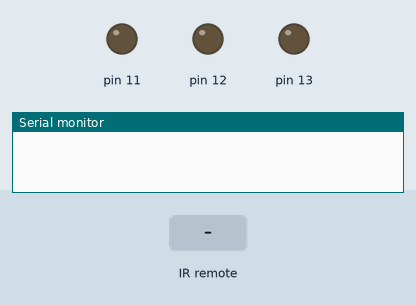
A sketch run on a simulated Arduino Uno, built with avr-gcc and run on an emulated ATmega328P. Shown: output pins drawn as LEDs (lit = HIGH), the last lines printed to the serial monitor. The inputs (shaded band) are chosen by the test bench.

Above: at 1.2 s.
1.3 s: infrared code 0xFF30CF received
At 2.0 s:
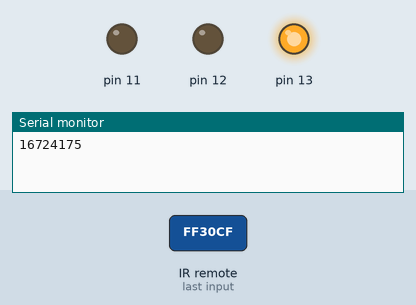
2.8 s: infrared code 0xFF18E7 received
At 3.1 s:
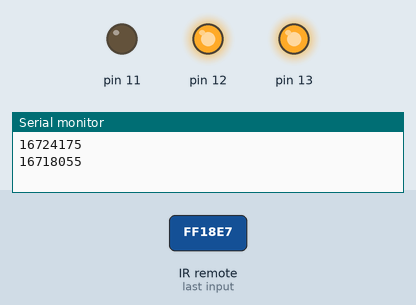
4.3 s: infrared code 0xFF10EF received
At 5.4 s:
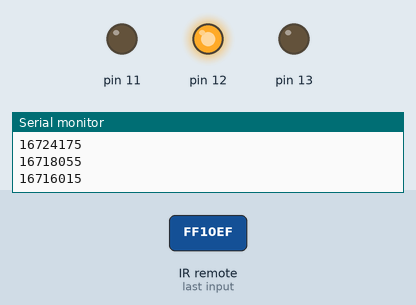
5.8 s: infrared code 0xFF7A85 received
At 6.6 s:
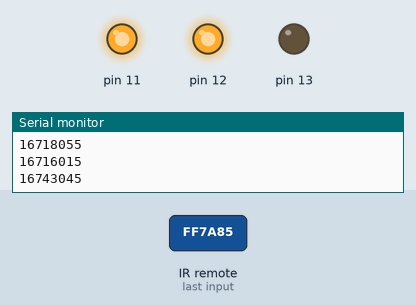
7.3 s: infrared code 0xFF38C7 received
At 7.7 s:
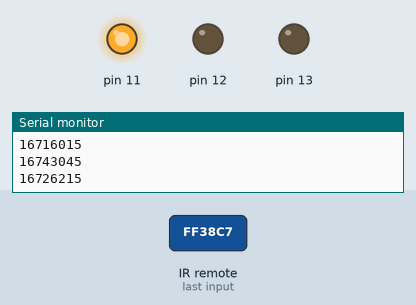
8.8 s: infrared code 0xFF5AA5 received
At 10.1 s:
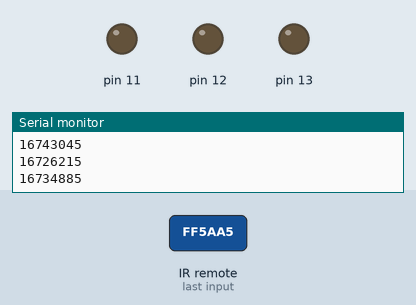
Timing chart, 0 to 11.3 s (numbered marks = the images above; inputs shaded):
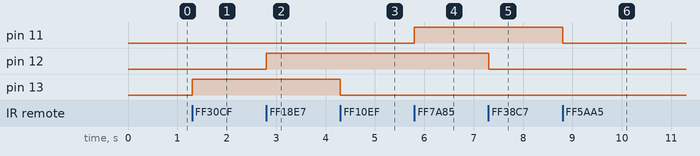

Measured:
- after the input at 1.3 s, pin 13: LOW → HIGH at once
- after the input at 2.8 s, pin 12: LOW → HIGH at once
- after the input at 4.3 s, pin 13: HIGH → LOW at once
- after the input at 5.8 s, pin 11: LOW → HIGH at once
- after the input at 7.3 s, pin 12: HIGH → LOW at once
- after the input at 8.8 s, pin 11: HIGH → LOW at once

The sketch:

ik.ino
```cpp
#include <IRremote.h> // подключаем библиотеку для IR приемника

IRrecv irrecv(A0); // указываем пин, к которому подключен IR приемник
decode_results results;

void setup() {
   irrecv.enableIRIn();  // запускаем прием инфракрасного сигнала
   Serial.begin(9600); // подключаем монитор порта
   pinMode(13, OUTPUT);
   pinMode(12, OUTPUT); // пин 12 будет выходом (англ. «output»)
   pinMode(11, OUTPUT);
   pinMode(A0, INPUT); // пин A0 будет входом (англ. «intput»)

}

void loop() {
   if (irrecv.decode(&results)) // если данные пришли выполняем команды
   {
      Serial.println(results.value); // отправляем полученные данные на порт

      // включаем и выключаем светодиод, в зависимости от полученного сигнала
      if (results.value == 16724175) {
      digitalWrite(13, HIGH);
   }
      if (results.value == 16716015) {
      digitalWrite(13, LOW);
   }
      if (results.value == 16718055) {
      digitalWrite(12, HIGH);
   }
      if (results.value == 16726215) {
      digitalWrite(12, LOW);
   }
      if (results.value == 16743045) {
      digitalWrite(11, HIGH);
   }
      if (results.value == 16734885) {
      digitalWrite(11, LOW);
   }
      irrecv.resume(); // принимаем следующий сигнал на ИК приемнике
   }
}
```
